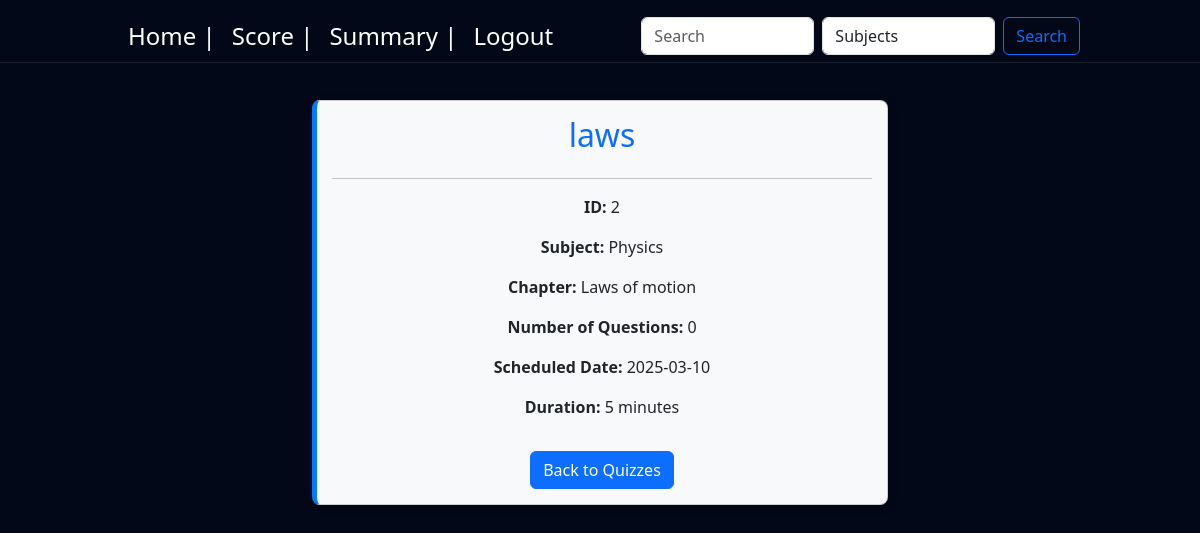
Page /quiz/details/2 on the earlier database version.
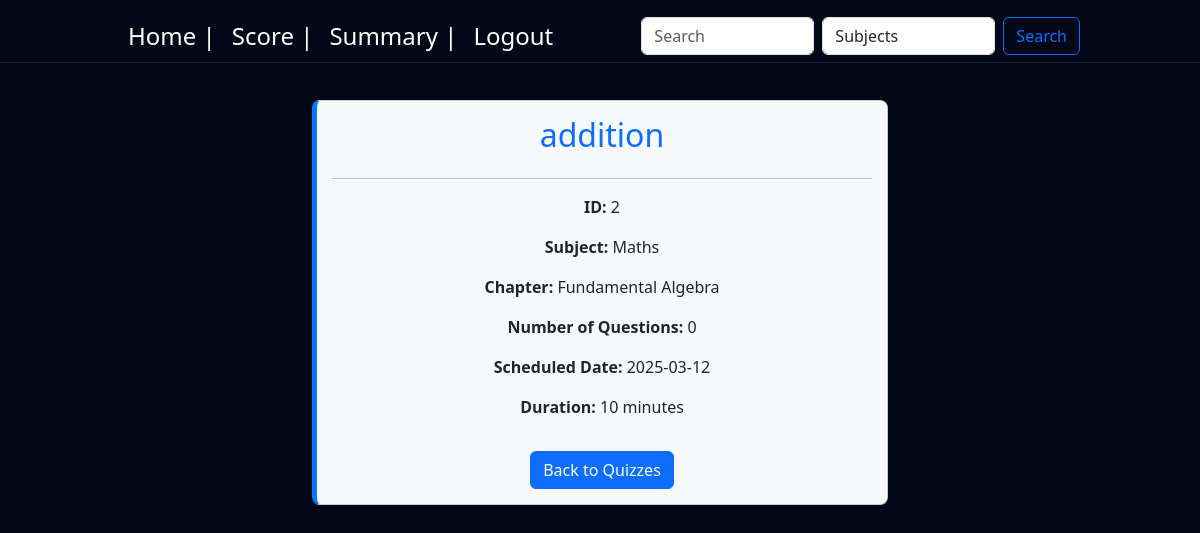
Same page on the later database version.
### controller/models.py (models this page shows)
class Quiz(db.Model):
    id = db.Column(db.Integer, primary_key=True, autoincrement=True)
    title = db.Column(db.String(255), nullable=False)
    chapter_id = db.Column(db.Integer, db.ForeignKey('chapter.id'), nullable=False)
    date_of_quiz = db.Column(db.Date, nullable=False)
    time_duration = db.Column(db.Integer, nullable=False)
    time_start = db.Column(db.Time, nullable=False)
    remarks = db.Column(db.String(500))
    questions = db.relationship('Question', backref='quiz', lazy=True)
    scores = db.relationship('Score', backref='quiz', lazy=True)

class Subject(db.Model):
    id = db.Column(db.Integer, primary_key=True, autoincrement=True)
    name = db.Column(db.String(50), unique=True, nullable=False)
    description = db.Column(db.String(50))
    chapters = db.relationship('Chapter', backref='subject', lazy=True)

class Chapter(db.Model):
    id = db.Column(db.Integer, primary_key=True, autoincrement=True)
    name = db.Column(db.String(150), nullable=False)
    description = db.Column(db.String(500))
    subject_id = db.Column(db.Integer, db.ForeignKey('subject.id'), nullable=False)
    quizzes = db.relationship('Quiz', backref='chapter', lazy=True)

### controller/routes.py (the view)
@app.route('/quiz/details/<int:quiz_id>')
def quiz_details(quiz_id):
    quiz = db.session.query(
        Quiz.id,
        Quiz.title,
        Chapter.name.label("chapter_name"),
        Subject.name.label("subject_name"),
        Quiz.date_of_quiz,
        Quiz.time_duration
    ).join(Chapter, Quiz.chapter_id == Chapter.id) \
     .join(Subject, Chapter.subject_id == Subject.id) \
     .filter(Quiz.id == quiz_id) \
     .first()
    if not quiz:
        return "Quiz not found", 404
    return render_template('quiz_details.html', quiz=quiz)

### templates/quiz_details.html (shortened to what this page needs)
<!DOCTYPE html>
<html lang="en">
<head>
    {% block bootstrap_css %}
    <link href="https://cdn.jsdelivr.net/npm/bootstrap@5.3.3/dist/css/bootstrap.min.css" rel="stylesheet"
>
    {% endblock %}
    {% block custom_css %}
    <link rel="stylesheet" href="{{ url_for('static', filename='styles.css') }}">
    {% endblock %}
</head>
<body>
    {% include 'navbar2.html' %}
    {% block content %}
<div class="container">
        <div class="card">
            <h2 class="card-title text-primary">{{ quiz.title }}</h2>
            <hr>
            <p><strong>ID:</strong> {{ quiz.id }}</p>
            <p><strong>Subject:</strong> {{ quiz.subject_name }}</p>
            <p><strong>Chapter:</strong> {{ quiz.chapter_name }}</p>
            <p><strong>Number of Questions:</strong> {{ quiz.questions|length }}</p>
            <p><strong>Scheduled Date:</strong> {{ quiz.date_of_quiz.strftime('%Y-%m-%d') }}</p>
            <p><strong>Duration:</strong> {{ quiz.time_duration }} minutes</p>
            <center>
                <a href="javascript:history.back()" class="btn btn-primary mt-3" style="max-width: fit-content;">Back to Quizzes</a>
            </center>
        </div>
    </div>
{% endblock %}
</body>
</html>

Differences in the rows shown:
no longer on this page (row unchanged): Subject: subject_name "Physics"
removed Chapter: chapter_name "Laws of motion"
changed Quiz: title "laws" → "addition"
added Subject: subject_name "Maths"
now on this page (row edited): Chapter: chapter_name "Fundamental Algebra"
Other differences:
{{ quiz.date_of_quiz.strftime('%Y-%m-%d') }}: "2025-03-10" → "2025-03-12"
{{ quiz.time_duration }}: "5" → "10"
